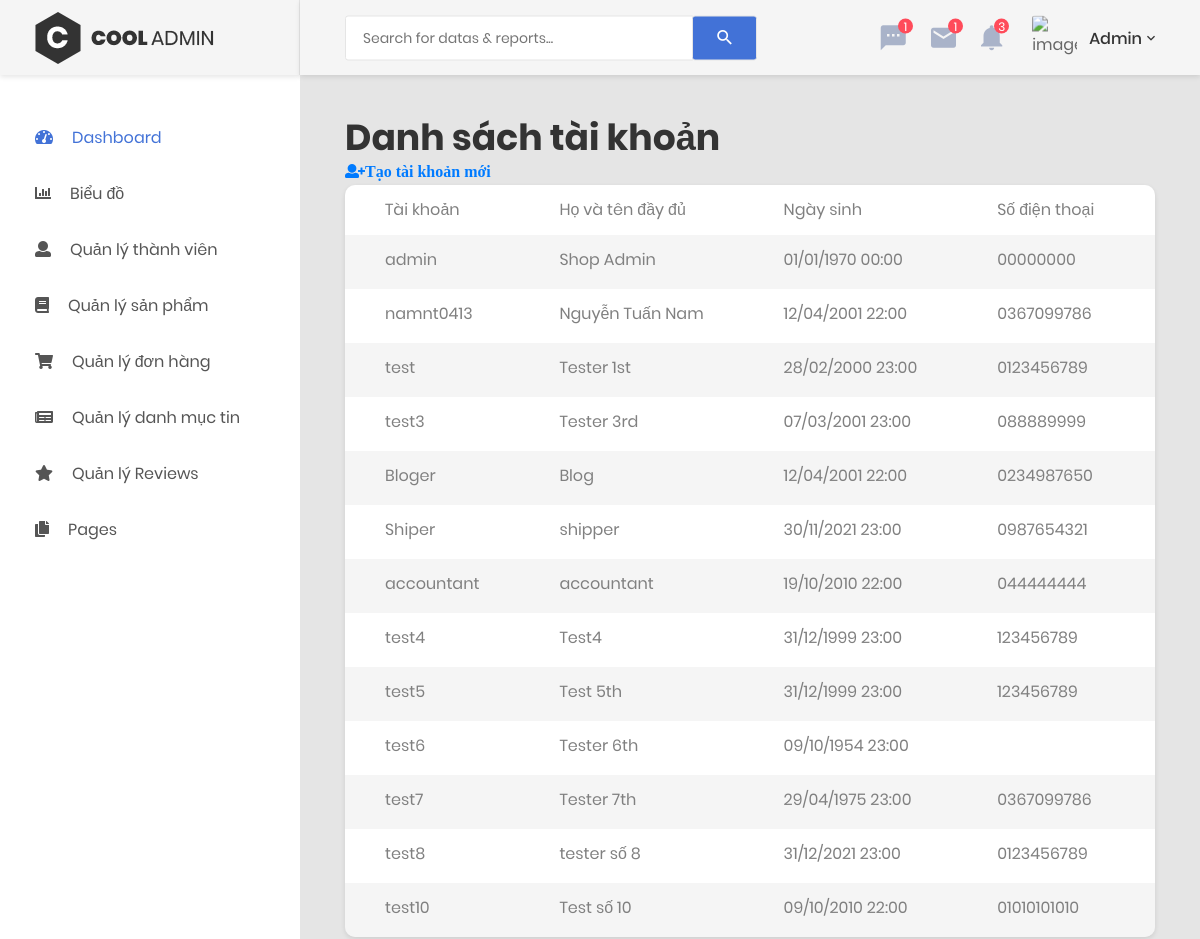
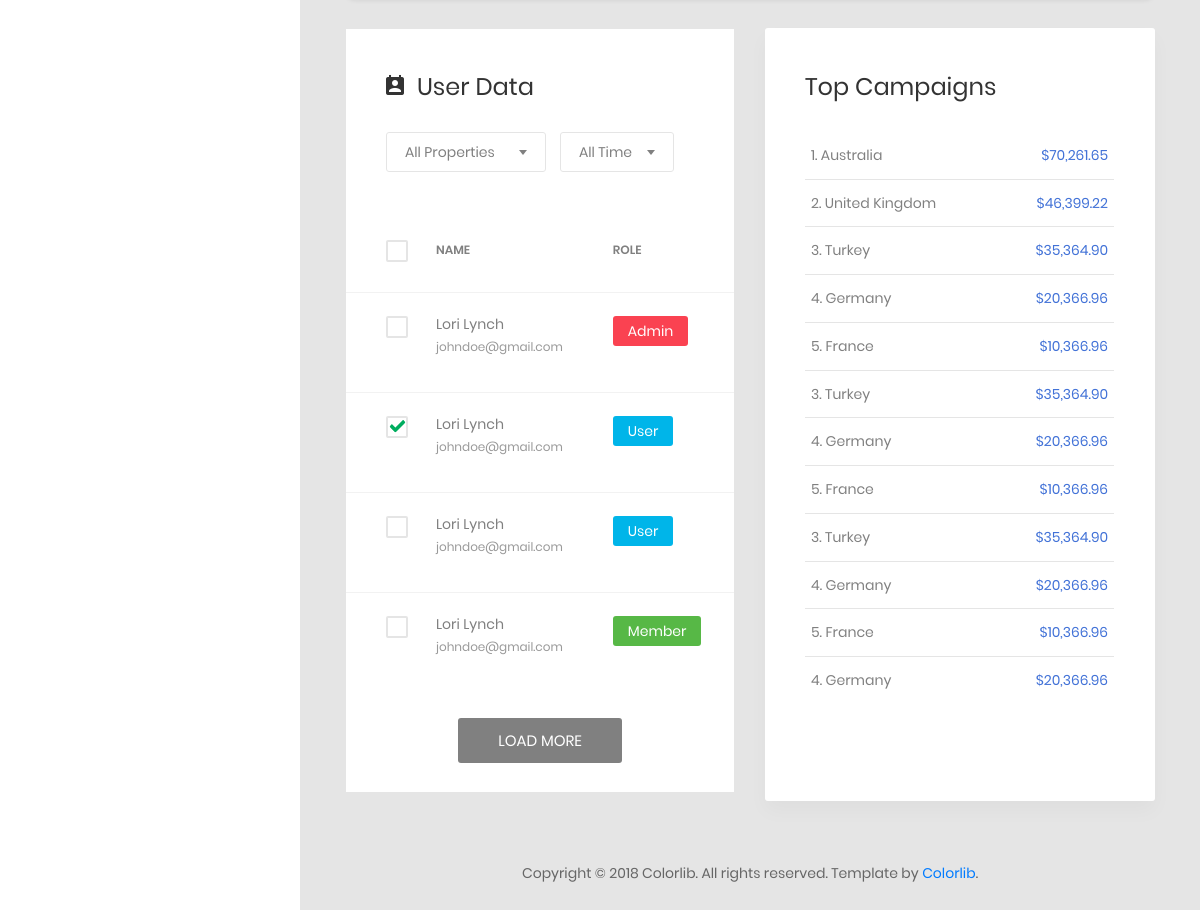
The page /admin/user.php (signed in) on the database its author committed (2 pictures, top to bottom).
### tables this page shows
CREATE TABLE `customers` (
  `id` int(11) NOT NULL,
  `username` varchar(100) DEFAULT NULL,
  `password` varchar(150) DEFAULT NULL,
  `first_name` varchar(50) DEFAULT NULL,
  `last_name` varchar(50) DEFAULT NULL,
  `birthday` int(11) DEFAULT NULL,
  `phone` varchar(11) DEFAULT NULL,
  `address` varchar(255) DEFAULT NULL,
  `email` varchar(255) DEFAULT NULL,
  `status` tinyint(4) NOT NULL DEFAULT 1,
  `money_spent` float DEFAULT NULL,
  `last_updated` int(11) NOT NULL,
  `created_date` int(11) NOT NULL
);

### admin/user.php (the view, shortened to what this page needs)
<?php
    include 'header.php';
     ?>
   <body>
        <?php if (empty($_SESSION['current_user'])) { ?>
            <a href="login.php">Đăng nhập để vào trang Admin</a>
            <?php
         } else {
        include 'menu_sidebar.php';
        ?>
        <div class="page-container">
    <?php
        include 'admin_navbar.php';
    ?>
    <?php
        include '../connect_db.php';
        $result = mysqli_query($con, "SELECT * FROM customers");
        ?>
            <div class="main-content">
                <div class="section__content section__content--p30">
                    <div class="container-fluid">
                        <div class="row">
                             <div class="col-xl-12">
                                    <h1>Danh sách tài khoản</h1>
                                    <a class="fa fa-user-plus" href="./user_create.php">Tạo tài khoản mới</a>
                                <div class="table-responsive table--no-card m-b-30">
                                    <table class="table table-borderless table-striped table-earning">
                                        <tr>
                                            <td>Tài khoản</td>
                                            <td>Họ và tên đầy đủ</td>
                                            <td>Ngày sinh</td>
                                            <td>Số điện thoại</td>
                                            <td>Trạng thái</td>
                                        </tr>
                                        <?php
                                        while ($row = mysqli_fetch_array($result)) {
                                            ?>
                                            <tr>
                                                <td><?= $row['username'] ?></td>
                                                <td>
                                                    <?=$row['first_name']." ".$row['last_name']
                                                    ?>
                                                </td>
                                                <td><?= date('d/m/Y H:i', $row['birthday']) ?></td>
                                                <td><?= $row['phone'] ?></td>
                                                <td>
                                                </td>
                                            </tr>
                                        <?php } ?>
                                    </table>
                                </div>
                                </div>
                            </div>
                        <div class="row">
                            <div class="col-lg-6">
                                <div class="user-data m-b-30">
                                    <h3 class="title-3 m-b-30">
                                        <i class="zmdi zmdi-account-calendar"></i>user data</h3>
                                    <div class="filters m-b-45">
                                        <div class="rs-select2--dark rs-select2--md m-r-10 rs-select2--border">
                                        </div>
                                        <div class="rs-select2--dark rs-select2--sm rs-select2--border">
                                        </div>
                                    </div>
                                    <div class="table-responsive table-data">
                                        <table class="table">
                                            <thead>
                                                <tr>
                                                    <td>
                                                        <label class="au-checkbox">
                                                            <span class="au-checkmark"></span>
                                                        </label>
                                                    </td>
                                                    <td>name</td>
                                                    <td>role</td>
                                                    <td>type</td>
                                                </tr>
                                            </thead>
                                            <tbody>
                                                <tr>
                                                    <td>
                                                        <label class="au-checkbox">
                                                            <span class="au-checkmark"></span>
                                                        </label>
                                                    </td>
                                                    <td>
                                                        <div class="table-data__info">
                                                            <h6>lori lynch</h6>
                                                            <span>
                                                                <a href="#">johndoe@gmail.com</a>
                                                            </span>
                                                        </div>
                                                    </td>
                                                    <td>
                                                        <span class="role admin">admin</span>
                                                    </td>
                                                    <td>
                                                    </td>
                                                </tr>
                                                <tr>
                                                    <td>
                                                        <label class="au-checkbox">
                                                            <span class="au-checkmark"></span>
                                                        </label>
                                                    </td>
                                                    <td>
                                                        <div class="table-data__info">
                                                            <h6>lori lynch</h6>
                                                            <span>
                                                                <a href="#">johndoe@gmail.com</a>
                                                            </span>
                                                        </div>
                                                    </td>
                                                    <td>
                                                        <span class="role user">user</span>
                                                    </td>
                                                    <td>
                                                    </td>
                                                </tr>
                                                <tr>
                                                    <td>
                                                        <label class="au-checkbox">
                                                            <span class="au-checkmark"></span>
                                                        </label>
                                                    </td>
                                                    <td>
                                                        <div class="table-data__info">
                                                            <h6>lori lynch</h6>
                                                            <span>
                                                                <a href="#">johndoe@gmail.com</a>
                                                            </span>
                                                        </div>
                                                    </td>
                                                    <td>
                                                        <span class="role user">user</span>
                                                    </td>
                                                    <td>
                                                    </td>
                                                </tr>
                                                <tr>
                                                    <td>
                                                        <label class="au-checkbox">
                                                            <span class="au-checkmark"></span>
                                                        </label>
                                                    </td>
                                                    <td>
                                                        <div class="table-data__info">
                                                            <h6>lori lynch</h6>
                                                            <span>
                                                                <a href="#">johndoe@gmail.com</a>
                                                            </span>
                                                        </div>
                                                    </td>
                                                    <td>
                                                        <span class="role member">member</span>
                                                    </td>
                                                    <td>
                                                    </td>
                                                </tr>
                                            </tbody>
                                        </table>
                                    </div>
                                    <div class="user-data__footer">
                                        <button class="au-btn au-btn-load">load more</button>
                                    </div>
                                </div>
                            </div>
                            <div class="col-lg-6">
                                <div class="top-campaign">
                                    <h3 class="title-3 m-b-30">top campaigns</h3>
                                    <div class="table-responsive">
                                        <table class="table table-top-campaign">
                                            <tbody>
                                                <tr>
                                                    <td>1. Australia</td>
                                                    <td>$70,261.65</td>
                                                </tr>
                                                <tr>
                                                    <td>2. United Kingdom</td>
                                                    <td>$46,399.22</td>
                                                </tr>
                                                <tr>
                                                    <td>3. Turkey</td>
                                                    <td>$35,364.90</td>
                                                </tr>
                                                <tr>
                                                    <td>4. Germany</td>
                                                    <td>$20,366.96</td>
                                                </tr>
                                                <tr>
                                                    <td>5. France</td>
                                                    <td>$10,366.96</td>
                                                </tr>
                                                <tr>
                                                    <td>3. Turkey</td>
                                                    <td>$35,364.90</td>
                                                </tr>
                                                <tr>
                                                    <td>4. Germany</td>
                                                    <td>$20,366.96</td>
                                                </tr>
                                                <tr>
                                                    <td>5. France</td>
                                                    <td>$10,366.96</td>
                                                </tr>
                                                <tr>
                                                    <td>3. Turkey</td>
                                                    <td>$35,364.90</td>
                                                </tr>
                                                <tr>
                                                    <td>4. Germany</td>
                                                    <td>$20,366.96</td>
                                                </tr>
                                                <tr>
                                                    <td>5. France</td>
                                                    <td>$10,366.96</td>
                                                </tr>
                                                <tr>
                                                    <td>4. Germany</td>
                                                    <td>$20,366.96</td>
                                                </tr>
                                            </tbody>
                                        </table>
                                    </div>
                                </div>
                            </div>
                        </div>
                        <div class="row">
                            <div class="col-md-12">
                                <div class="copyright">
                                    <p>Copyright © 2018 Colorlib. All rights reserved. Template by <a href="https://colorlib.com">Colorlib</a>.</p>
                                </div>
                            </div>
                        </div>
                    </div>
                </div>
            </div>
        </div>
    <?php } ?>
</body>
</html>

### rows shown on the page
customers: username "admin", first_name "Shop", last_name "Admin", birthday "01/01/1970 00:00", phone "00000000"
customers: username "namnt0413", first_name "Nguyễn Tuấn", last_name "Nam", birthday "12/04/2001 22:00", phone "0367099786"
customers: username "test", first_name "Tester", last_name "1st", birthday "28/02/2000 23:00", phone "0123456789"
customers: username "test3", first_name "Tester", last_name "3rd", birthday "07/03/2001 23:00", phone "088889999"
customers: username "Bloger", last_name "Blog", birthday "12/04/2001 22:00", phone "0234987650"
customers: username "Shiper", last_name "shipper", birthday "30/11/2021 23:00", phone "0987654321"
customers: username "accountant", last_name "accountant", birthday "19/10/2010 22:00", phone "044444444"
customers: username "test4", last_name "Test4", birthday "31/12/1999 23:00", phone "123456789"
customers: username "test5", first_name "Test", last_name "5th", birthday "31/12/1999 23:00", phone "123456789"
customers: username "test6", first_name "Tester", last_name "6th", birthday "09/10/1954 23:00"
customers: username "test7", first_name "Tester", last_name "7th", birthday "29/04/1975 23:00", phone "0367099786"
customers: username "test8", first_name "tester", last_name "số 8", birthday "31/12/2021 23:00", phone "0123456789"
customers: username "test10", first_name "Test", last_name "số 10", birthday "09/10/2010 22:00", phone "01010101010"

### other values the page prints
$currentUser['last_name'] "Admin"
